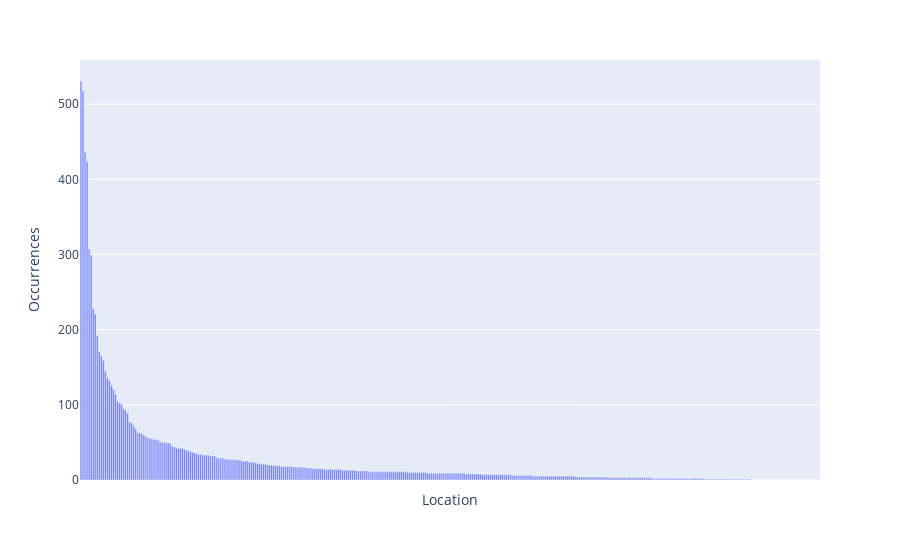

The cell this chart's notebook holds for it:
### Code cell
fig = px.bar(
    place_data2,
    y="occurences",
    x="place",
    labels = {"occurences": "Occurrences", "place": "Location"},
)
fig.update_xaxes(showticklabels=False)
fig.show()
fig.write_image("images/basic_stats_places_thresh.pdf")

### Figure 1 — Plotly figure (JSON) as saved in the notebook; plotly's stock layout.template omitted (floating-point values rounded to 4 significant figures; data arrays with more than 128 entries replaced by an {"elided": "..."} marker saying what was removed)
{"data": [{"alignmentgroup": "True", "hovertemplate": "Location=%{x}<br>Occurrences=%{y}<extra></extra>", "legendgroup": "", "marker": {"color": "#636efa"}, "name": "", "offsetgroup": "", "orientation": "v", "showlegend": false, "textposition": "auto", "type": "bar", "x": {"elided": "365 str values"}, "xaxis": "x", "y": {"elided": "365 int values"}, "yaxis": "y"}], "layout": {"barmode": "relative", "legend": {"tracegroupgap": 0}, "margin": {"t": 60}, "xaxis": {"anchor": "y", "domain": [0, 1], "showticklabels": false, "title": {"text": "Location"}}, "yaxis": {"anchor": "x", "domain": [0, 1], "title": {"text": "Occurrences"}}}}
